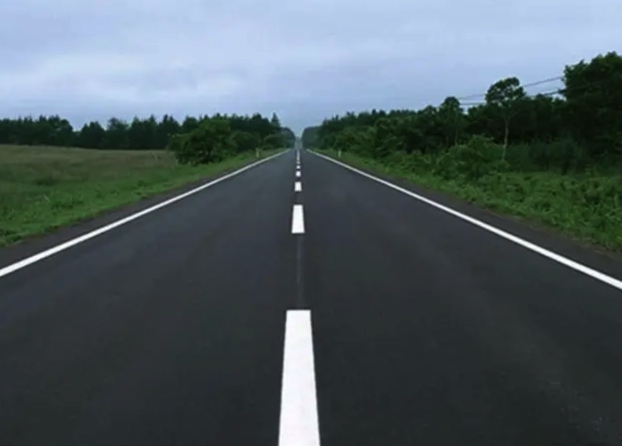
#> input picture hw3/line_detection2.jpg, 1243 x 892 px, found by its file name (shown at 1/2 size)
$ python '直线检测2.py'
#> lines starting #> are read from the running program, lines starting #| are printed output that depends on the picture; after the words box and inside, x2 and y2 are one past the last pixel; in counts of white or black regions, pixels touching at a corner belong together
import matplotlib.pyplot as plt
import matplotlib.image as mpimg
import numpy as np
import cv2

image = mpimg.imread(
    'C:\\Users\\fjx\\Desktop\\opencv\\hw3\\line_detection2.jpg')
#> image is the input picture: shape (892, 1243, 3); mean R, G, B 79.6, 92, 96.9
gray = cv2.cvtColor(image, cv2.COLOR_RGB2GRAY)
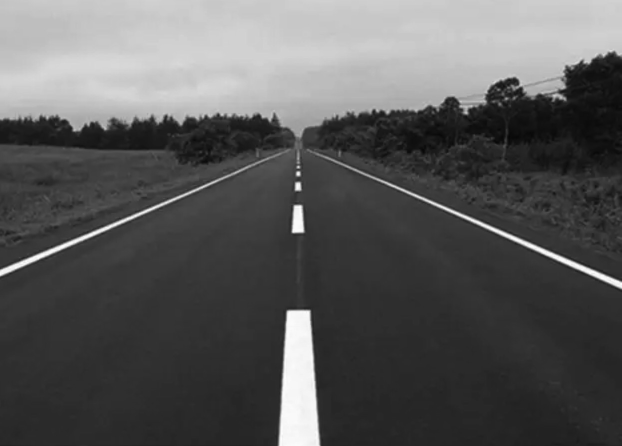
#> gray: shape (892, 1243) (shown at 1/2 size); min 6, max 255, mean 88.9

kernel_size = 5
blur_gray = cv2.GaussianBlur(gray, (kernel_size, kernel_size), 0)

low_threshold = 50
high_threshold = 100
edges = cv2.Canny(blur_gray, low_threshold, high_threshold)
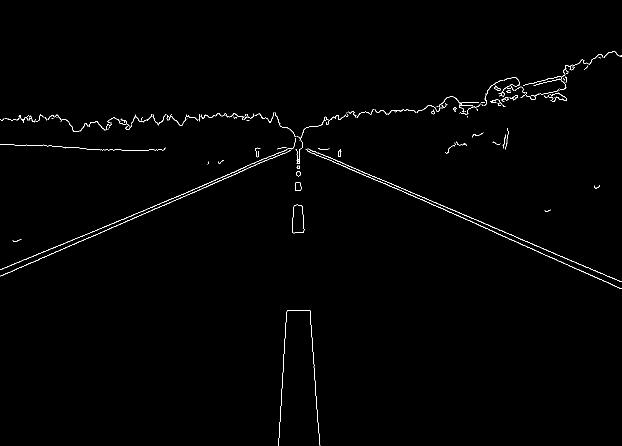
#> edges: shape (892, 1243) (shown at 1/2 size); 0.73% white in thin lines or dots, all inside (x1, y1, x2, y2) = (0, 102, 1243, 892)

mask = np.zeros_like(edges)
ignore_mask_color = 255
imshape = image.shape
#> imshape = (892, 1243, 3)
vertices = np.array([[(0, imshape[0]), (450, 290), (490, 290),
                      (imshape[1], imshape[0])]],
                    dtype=np.int32)
cv2.fillPoly(mask, vertices, ignore_mask_color)
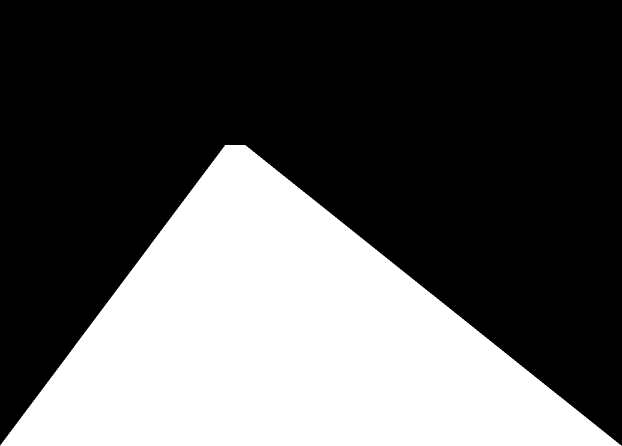
#> mask: shape (892, 1243) (shown at 1/2 size); 34.9% white; 1 white region, box (x1, y1, x2, y2) and area: (0, 290, 1243, 892) 386560
masked_edges = cv2.bitwise_and(edges, mask)
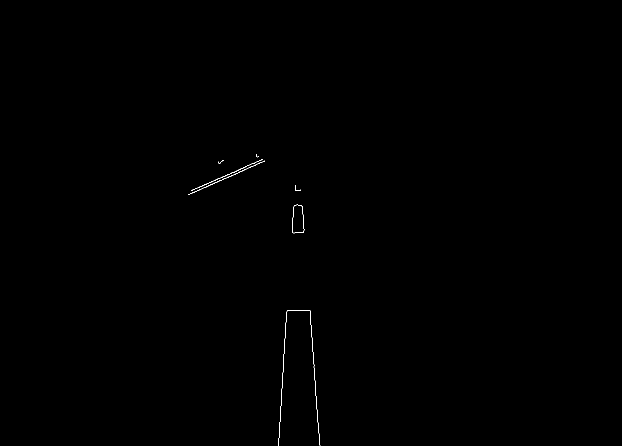
#> masked_edges: shape (892, 1243) (shown at 1/2 size); 0.11% white in thin lines or dots, all inside (x1, y1, x2, y2) = (376, 308, 641, 892)

rho = 1.5
theta = np.pi / 180
threshold = 10
min_line_length = 100
max_line_gap = 12
line_image = np.copy(image) * 0
#> line_image: shape (892, 1243, 3); every value is 0

lines = cv2.HoughLinesP(edges, rho, theta, threshold, np.array([]),
                        min_line_length, max_line_gap)
#> lines = 14 rows, first 6: [604, 292, 1242, 563], [758, 362, 1242, 577], [247, 438, 473, 342], [620, 621, 638, 879], [1, 538, 194, 460], [285, 429, 536, 318]
for line in lines:
    for x1, y1, x2, y2 in line:
        cv2.line(line_image, (x1, y1), (x2, y2), (255, 0, 0), 5)
#> this loop made 14 passes
#> line on passes 1 to 12: [[604, 292, 1242, 563]], [[758, 362, 1242, 577]], [[247, 438, 473, 342]], [[620, 621, 638, 879]], [[1, 538, 194, 460]], [[285, 429, 536, 318]], [[737, 348, 1034, 474]], [[564, 762, 573, 623]], [[3, 551, 169, 478]], [[165, 481, 335, 406]], [[603, 296, 706, 341]], [[557, 880, 566, 738]]
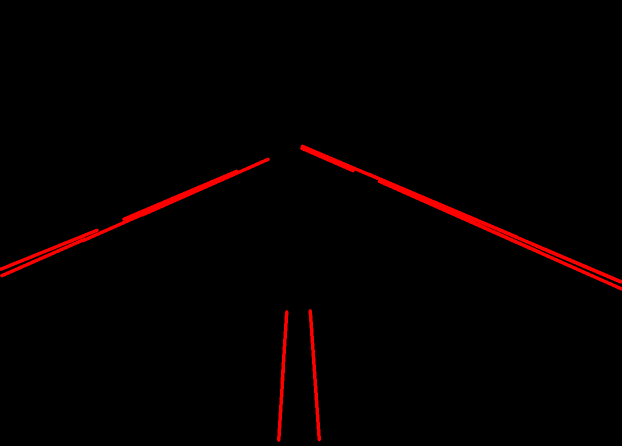
#> line_image: shape (892, 1243, 3) (shown at 1/2 size); mean R, G, B 4.5, 0, 0

color_edges = np.dstack((edges, edges, edges))

lines_edges = cv2.addWeighted(color_edges, 0.8, line_image, 1, 0)
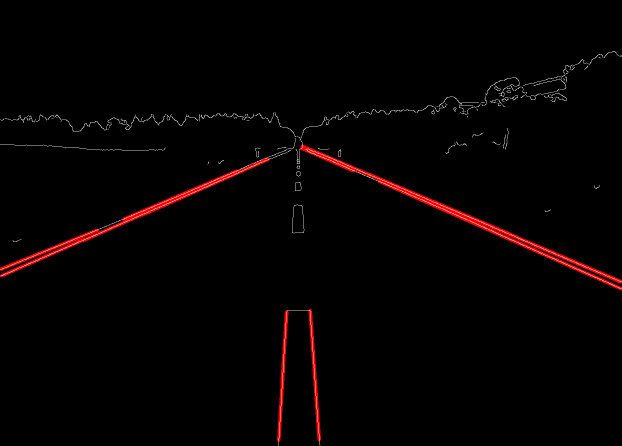
#> lines_edges: shape (892, 1243, 3) (shown at 1/2 size); mean of channels 0, 1, 2 5.4, 1.5, 1.5; drawn as R, G, B
cv2.imwrite('hw3\\2.png', lines_edges)
plt.imshow(lines_edges)
plt.show()

$ run again, with hw3/line_detection1.jpeg copied over hw3/line_detection2.jpg
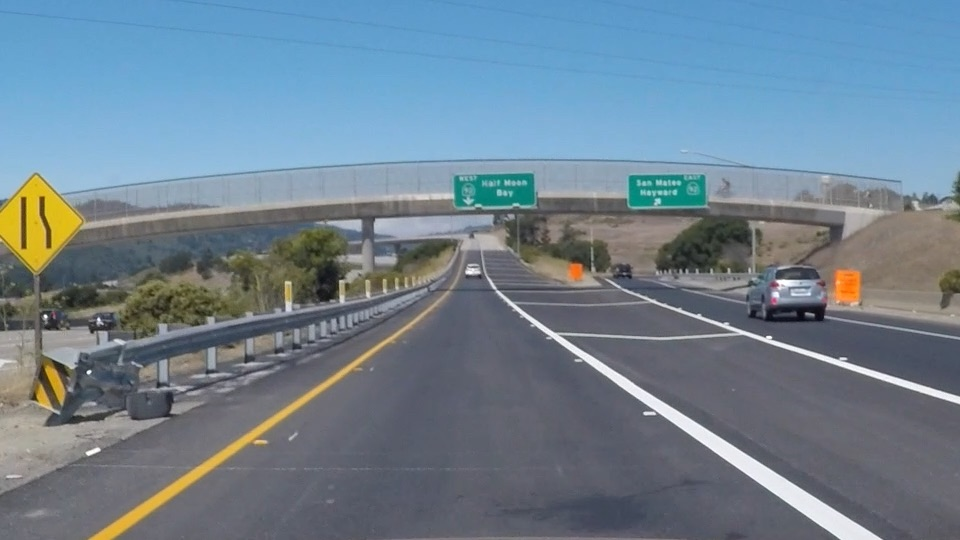
#> input picture hw3/line_detection1.jpeg, 960 x 540 px, found by its file name
#> image is the input picture: shape (540, 960, 3); mean R, G, B 111.3, 130.2, 144.4
#> edges: shape (540, 960); 4.4% white in thin lines or dots, all inside (x1, y1, x2, y2) = (0, 158, 960, 540)
#> mask: shape (540, 960); 24.2% white; 1 white region, box (x1, y1, x2, y2) and area: (1, 290, 960, 540) 125210
#> masked_edges: shape (540, 960); 0.49% white in thin lines or dots, all inside (x1, y1, x2, y2) = (89, 290, 882, 540)
#> lines = 21 rows, first 6: [631, 382, 881, 539], [112, 538, 347, 373], [89, 538, 214, 456], [146, 220, 341, 203], [219, 327, 375, 299], [842, 310, 959, 324]
#> the loop `for line in lines:` made 21 passes
#> after the loop `for line in lines:`:
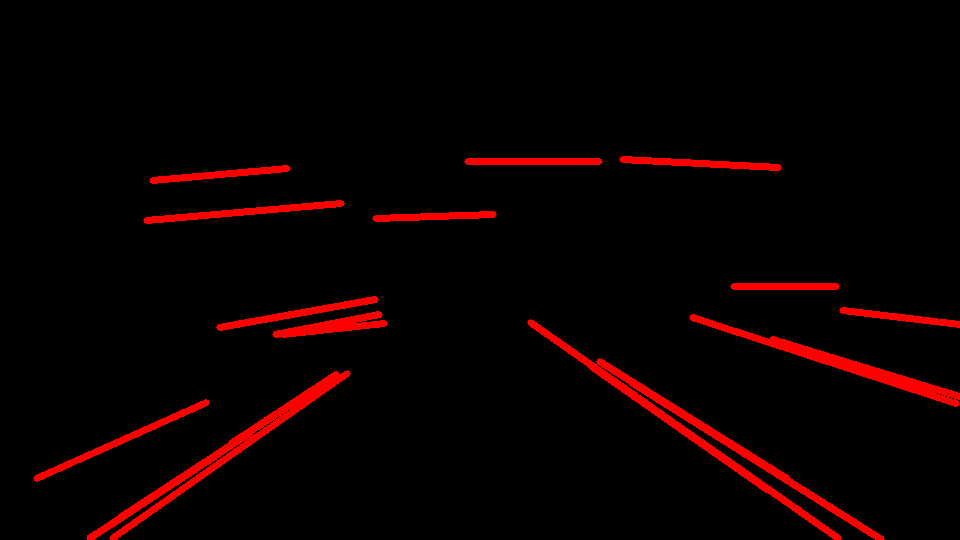
#> line_image: shape (540, 960, 3); mean R, G, B 11.6, 0, 0
#> `lines_edges = cv2.addWeighted(color_edges, 0.8, line_image, 1, 0)`:
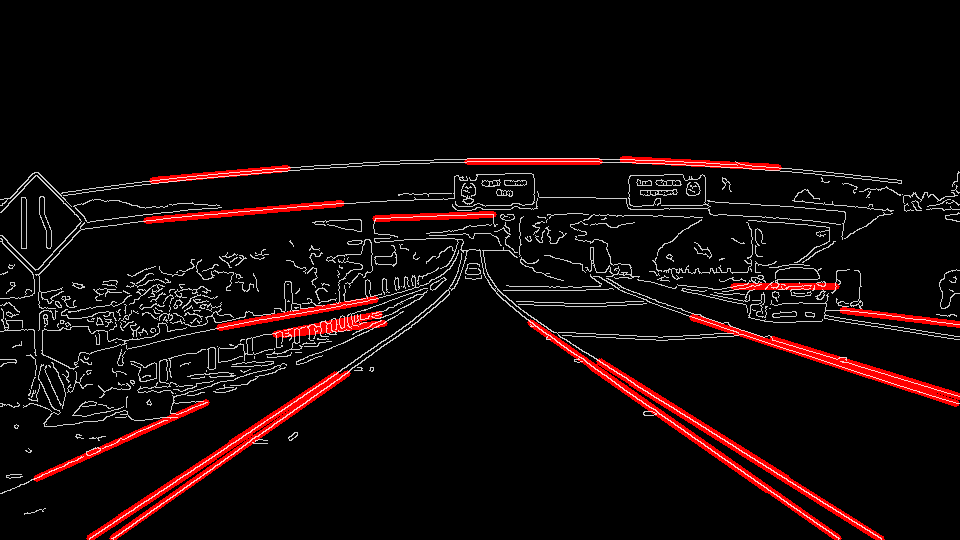
#> lines_edges: shape (540, 960, 3); mean of channels 0, 1, 2 18.7, 8.9, 8.9; drawn as R, G, B
